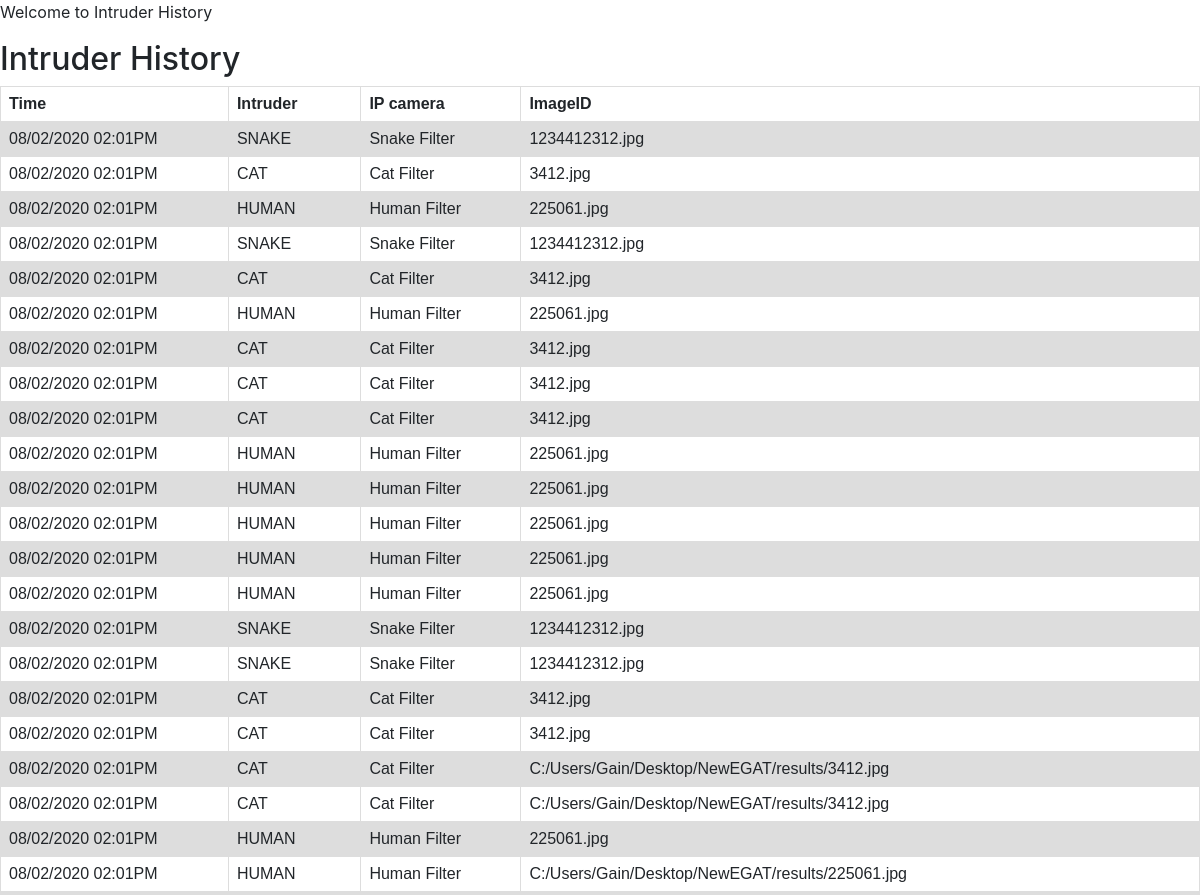
Before: /test8/ (upper part) with the older database file.
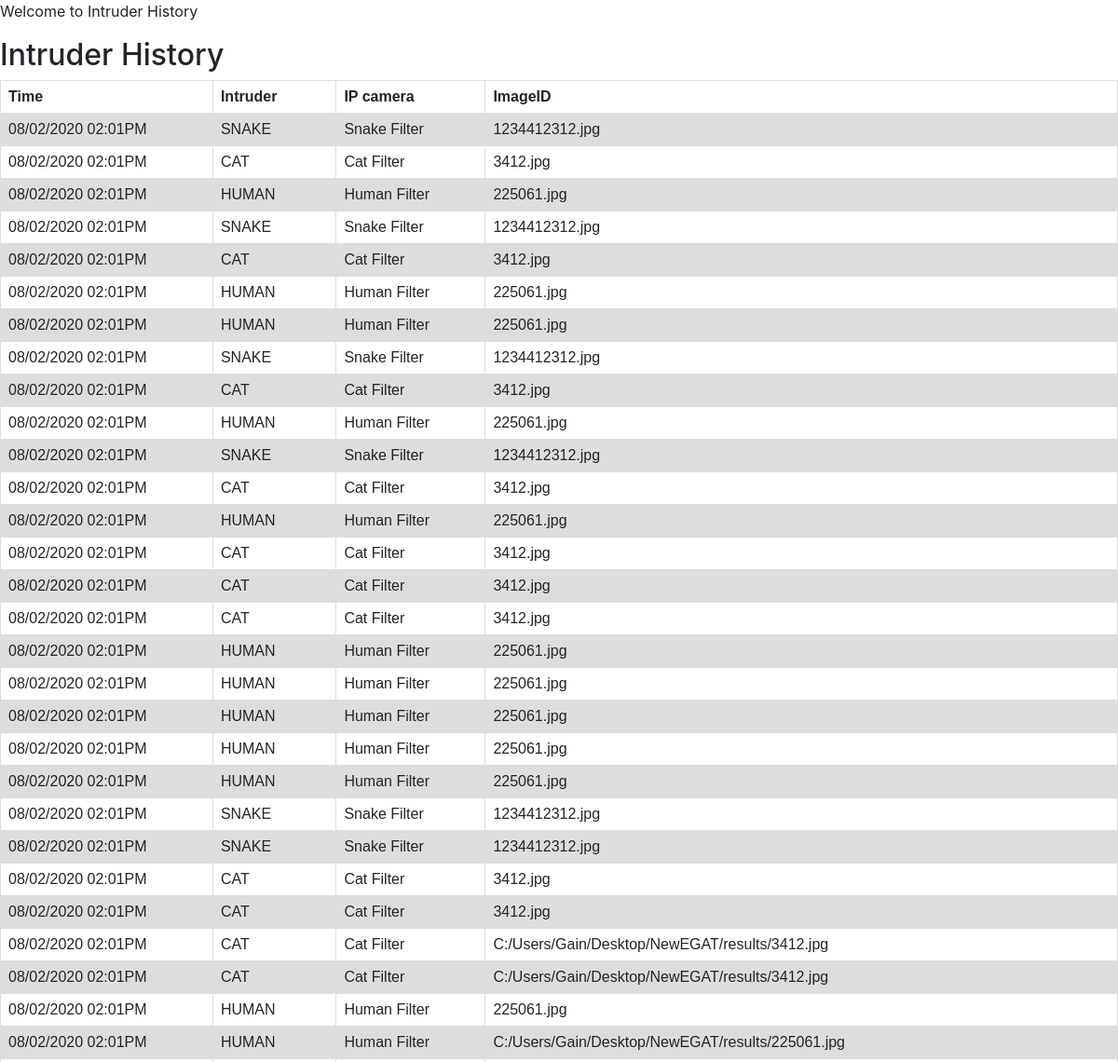
After: the same page with the newer database file.
### example/models.py (models this page shows, shortened)
class Intruder(models.Model):
    Intru = models.CharField(max_length=10)
    IPcam = models.CharField(max_length=10)
    Time = models.CharField(max_length=30)
    ImageID = models.CharField(max_length=50)
    def __str__(self):
        return self.ImageID

### example/viewstest.py (the view)
# urls.py: url(r'test8/$', viewstest.test8),
def test8(request) :
    template = loader.get_template('test8.html')
    header_str = 'Intruder History'
    posts = Intruder.objects.all()
    args = {'var8': header_str, 'posts': posts }
    return HttpResponse(template.render(args, request))

### example/templates/test8.html (shortened to what this page needs)
{% extends 'base.html' %}
{% block body %}
<p>
    Welcome to Intruder History
</p>
<body>
    <h2>{{ var8 }}</h2>
    <table>
        <tr>
            <th>Time</th>
            <th>Intruder</th>
            <th>IP camera</th>
            <th>ImageID</th>
        </tr>
        {% for Intruder in posts reversed %}
        <tr>
            <td>{{ Intruder.Time }}</td>
            <td>{{ Intruder.Intru }}</td>
            <td>{{ Intruder.IPcam }}</td>
            <td>{{ Intruder.ImageID }}</td>
        </tr>
        {% endfor %}
    </table>
</body>
{% endblock %}

### example/templates/base.html (shortened to what this page needs)
<html>
    <head>
     <link rel="stylesheet" href="https://stackpath.bootstrapcdn.com/bootstrap/4.3.1/css/bootstrap.min.css">
    </head>
    <body>
        {% block body %}{% endblock %}
    </body>
</html>

### example/templates/base.html (style rules this page uses)
table { font-family: arial, sans-serif; border-collapse: collapse; width: 100%; }
td, th { border: 1px solid #dddddd; text-align: left; padding: 8px; }
tr:nth-child(even) { background-color: #dddddd; }

Changed rows visible on the page:
added Intruder: Time "08/02/2020 02:01PM", Intru "SNAKE", IPcam "Snake Filter", ImageID "1234412312.jpg"
added Intruder: Time "08/02/2020 02:01PM", Intru "CAT", IPcam "Cat Filter", ImageID "3412.jpg"
added Intruder: Time "08/02/2020 02:01PM", Intru "HUMAN", IPcam "Human Filter", ImageID "225061.jpg"
added Intruder: Time "08/02/2020 02:01PM", Intru "SNAKE", IPcam "Snake Filter", ImageID "1234412312.jpg"
added Intruder: Time "08/02/2020 02:01PM", Intru "CAT", IPcam "Cat Filter", ImageID "3412.jpg"
added Intruder: Time "08/02/2020 02:01PM", Intru "HUMAN", IPcam "Human Filter", ImageID "225061.jpg"
added Intruder: Time "08/02/2020 02:01PM", Intru "HUMAN", IPcam "Human Filter", ImageID "225061.jpg"
